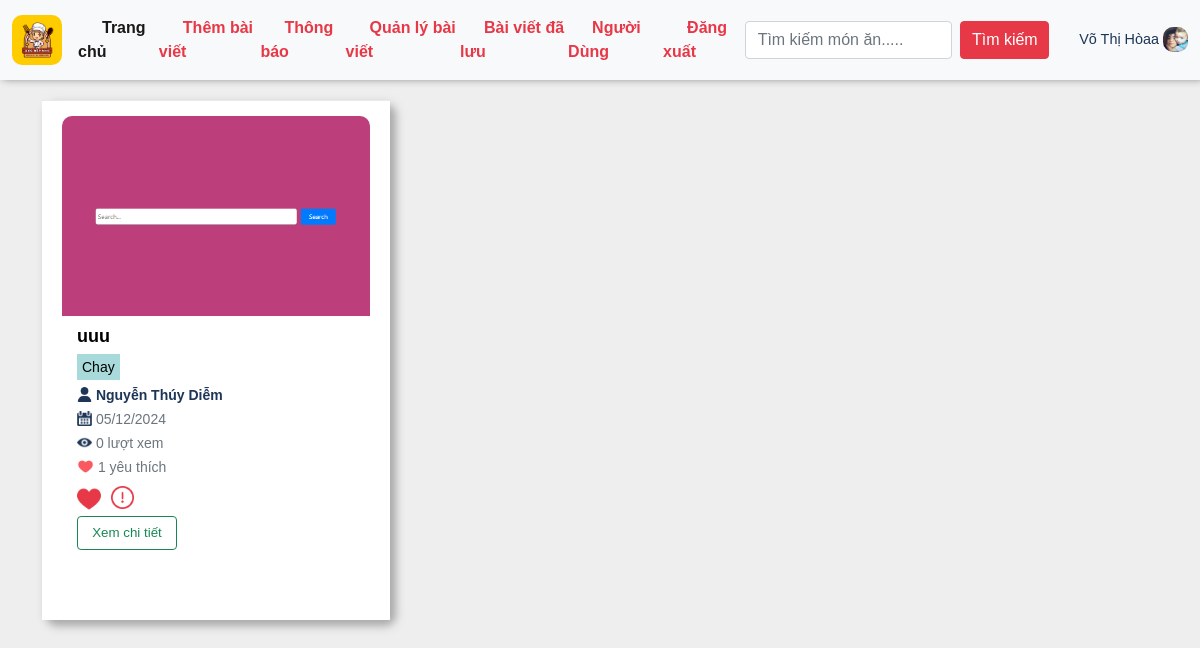
The app's page /recipes/vegetarian/ (signed in), older data.
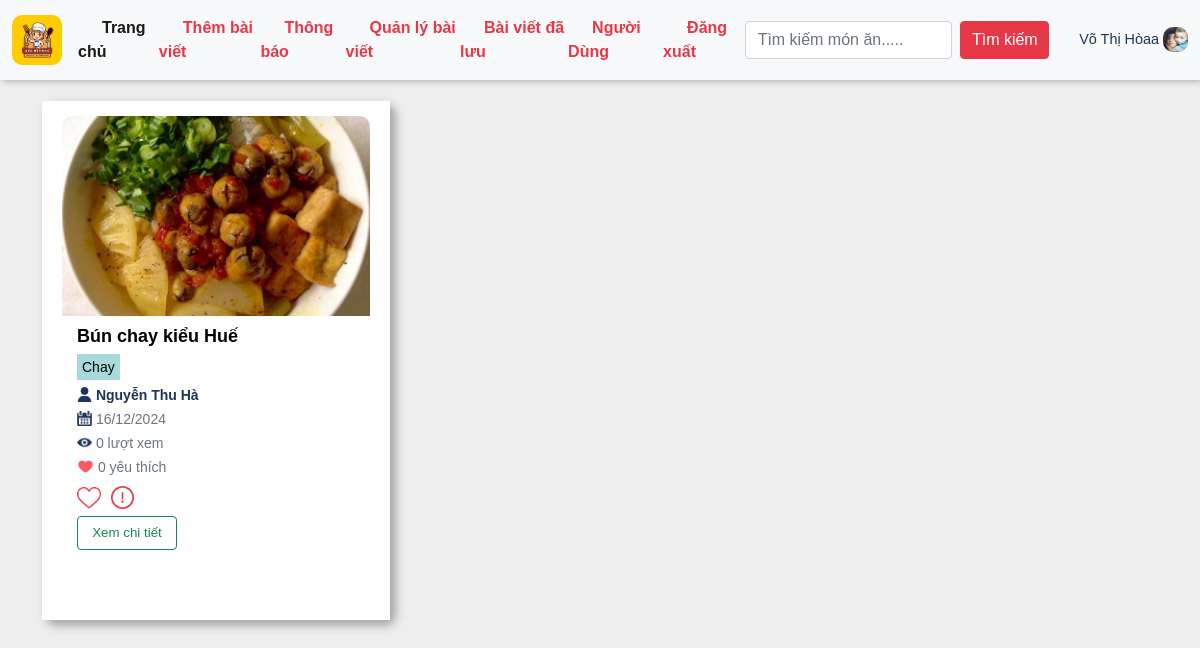
The same page, newer data.
### appfood/models.py (models this page shows, shortened)
class Recipe(models.Model):
    title = models.CharField(max_length=100,null=True)
    author = models.ForeignKey('auth.User', on_delete=models.CASCADE)
    introduce = models.CharField(max_length=100,null=True)
    description = models.CharField(max_length=200,null=True)
    created_at = models.DateTimeField(auto_now_add=True)
    views = models.IntegerField(default=0)
    liked_tym = models.ManyToManyField(User, related_name='liked_recipes', blank=True)
    classify = models.ManyToManyField(Classify, related_name='recipes', blank=True)
    reported = models.BooleanField(default=False)
    def total_likes(self):
        return self.liked_tym.count()

class RecipeImage(models.Model):
    recipe = models.ForeignKey(Recipe, related_name='images', on_delete=models.CASCADE)
    image = models.ImageField(upload_to='images/')
    uploaded_at = models.DateTimeField(auto_now_add=True)

class Classify(models.Model):
    name = models.CharField(max_length=100)

class UserProfile(models.Model):
    GENDER_CHOICES = [
        ('T', 'Trai'),
        ('G', 'Gái'),
        ('B', 'Chưa Xác Định'),
    ]
    user = models.OneToOneField(User, on_delete=models.CASCADE)
    birth_date = models.DateField(null=True, blank=True)
    gender = models.CharField(max_length=1, choices=GENDER_CHOICES, null=True, blank=True)
    profile_image = models.ImageField(upload_to='images/', null=True, blank=True)

### appfood/views.py (the view)
# urls.py: path('recipes/vegetarian/', views.vegetarian, name='vegetarian'),  # Chay
@login_required
def vegetarian(request):
    vegetarian_class = Classify.objects.get(name='Chay')
    vegetarian_recipes = Recipe.objects.filter(classify=vegetarian_class).select_related('author',
                                                                                         'author__userprofile')
    user_profile, created = UserProfile.objects.get_or_create(user=request.user)
    return render(request, 'food/vegetarian.html', {'recipes': vegetarian_recipes, 'user_profile': user_profile})

### appfood/templates/food/vegetarian.html (shortened to what the changed rows need)
{% extends "appfood/base.html" %}
{%load static%}
{%block vegetarian%}
<link href="https://maxcdn.bootstrapcdn.com/font-awesome/4.3.0/css/font-awesome.min.css" rel="stylesheet">
<main>
    <div class="container">
        <div class="row">
            <div class="row d-flex flex-wrap">
                {% for recipe in recipes %}
            <div class="col-md-4" style="margin-bottom: 25px;">
                            <div class="card">
                                <div class="ibox-content product-box" style="height: 520px;">
                                    {% if recipe.images.first %}
                                    <div class="product" style="height: 170px;">
                                        <img style="height:200px;width: 100%;border-radius: 10px 10px 0px 0px;object-fit:cover;" src="{{ recipe.images.first.image.url }}" alt="">
                                    </div>
                                    {% endif %}
                                    <div class="product-desc" style="padding: 15px;margin-top: 20px;">
                                        <a href="{% url 'detail' recipe.id %}" class="product-name">{{ recipe.title }}</a>
                                            <div style="    margin-bottom: -20px;">
                                                {% for category in recipe.classify.all %}
                                                     <small class="text-muted" style="background: var(--green);color: black !important;padding: 5px;">{{ category.name }}</small>
                                                {% endfor %}
                                            </div>
                                            <br>
                                            <small class="text-muted">
                                                <img style="width:15px;height:15px; margin-bottom:4px; " src="{% static 'img/user.png' %}" alt="">
                                                <b style="color:var(--blue);">
                                                    {% if recipe.author.userprofile %}
                                                     {{ recipe.author.userprofile.user.last_name }} {{ recipe.author.userprofile.user.first_name }}
                                                {% else %}
                                                    {{ recipe.author.username }}
                                                {% endif %}
                                                </b>
                                            </small>
                                            <br>
                                            <small class="text-muted"><img style="width:15px;height:15px; margin-bottom:4px;" src="{% static 'img/calendar.png' %}" alt=""> {{recipe.images.first.uploaded_at|date:"d/m/Y"}}</small>
                                            <br>
                                            <small class="text-muted"><img style="width:15px;height:15px; margin-bottom:4px;" src="{% static 'img/eye.png' %}" alt=""> {{ recipe.views }} lượt xem</small>
                                            <br>
                                            <small class="text-muted"><img style="width:17px;height:17px; margin-bottom:4px;" src="{% static 'img/heart.png' %}" alt=""> {{ recipe.total_likes }} yêu thích</small>
                                            <div class="m-t text-right block-button" style="padding-top: 30px;padding-left: 1%;">
                                                <form method="post" action="{% url 'like_recipe' recipe.id %}">
                                                    <button type="submit" class="btn {% if user in recipe.liked_tym.all %}btn-danger{% else %}btn-primary{% endif %}" style="padding-top: 7px;border: none;background:none;">
                                                        {% if user in recipe.liked_tym.all %}<img style="width:24px;" src="{% static 'img/heartttt.png' %}" alt="">{% else %}<img style="width:24px;" src="{% static 'img/like.png' %}" alt="">{% endif %}
                                                    </button>
                                                </form>
                                                <form method="post" action="{% url 'report_food' recipe.id %}">
                                                    <button type="submit" class="btn btn-outline-danger" style="padding-top: 7px;border: none">
                                                        <img style="width:23px; margin-bottom: 2px;" src="{% static 'img/report.png' %}" alt="">
                                                    </button>
                                                </form>
                                            </div>
                                            <div class="d-flex flex-column"><a href="{% url 'detail_admin' recipe.id %}" class="btn btn-outline-success" style="font-size: 10pt;width:100px;margin-top:5px;">Xem chi tiết</a></div>
                                    </div>
                                </div>
                            </div>
                        </div>
        {% endfor %}
    </div>
            </div>
        </div>
</main>
{% endblock vegetarian%}

Row changes from the older to the newer data that the page shows:
removed Recipe: images.first.image (picture), title "uuu", author.userprofile.user.last_name "Nguyễn Thúy", author.userprofile.user.first_name "Diễm", images.first.uploaded_at "05/12/2024", views "0", total_likes "1", Classify (name "Chay")
added Recipe: images.first.image (picture), title "Bún chay kiểu Huế", author.userprofile.user.last_name "Nguyễn", author.userprofile.user.first_name "Thu Hà", images.first.uploaded_at "16/12/2024", views "0", total_likes "0", Classify (name "Chay")
